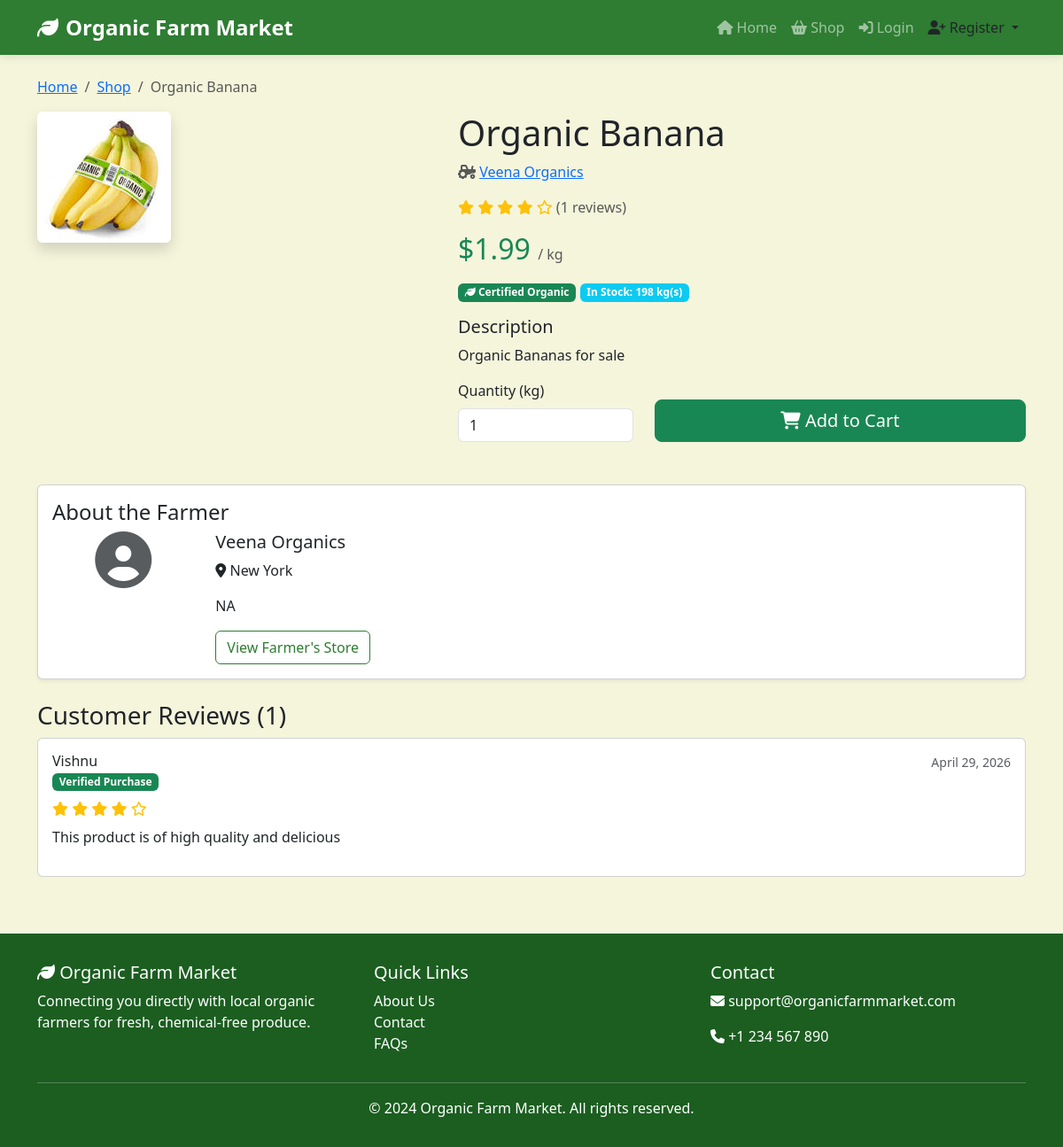
The app's page /products/product/7/ with its own data.
### products/models.py (models this page shows, shortened)
class Product(models.Model):
    UNIT_CHOICES = (
        ('kg', 'Kilogram (kg)'),
        ('g', 'Gram (g)'),
        ('dozen', 'Dozen'),
        ('piece', 'Piece'),
        ('bunch', 'Bunch'),
    )
    farmer = models.ForeignKey(FarmerProfile, on_delete=models.CASCADE, related_name='products')
    category = models.ForeignKey(Category, on_delete=models.SET_NULL, null=True, related_name='products')
    name = models.CharField(max_length=100)
    slug = models.SlugField(unique=True, blank=True)
    description = models.TextField()
    price = models.DecimalField(max_digits=10, decimal_places=2)
    unit = models.CharField(max_length=10, choices=UNIT_CHOICES, default='kg')
    stock_quantity = models.PositiveIntegerField(default=0)
    image = models.ImageField(upload_to='products/', blank=True, null=True)
    is_organic_certified = models.BooleanField(default=True)
    is_available = models.BooleanField(default=True)
    created_at = models.DateTimeField(auto_now_add=True)
    updated_at = models.DateTimeField(auto_now=True)

### accounts/models.py (models this page shows, shortened)
class FarmerProfile(models.Model):
    user = models.OneToOneField(User, on_delete=models.CASCADE, related_name='farmer_profile')
    farm_name = models.CharField(max_length=100)
    farm_location = models.CharField(max_length=200)
    bio = models.TextField(help_text="Tell customers about your organic farming practices")
    is_organic_certified = models.BooleanField(default=False)
    certification_details = models.CharField(max_length=200, blank=True, null=True)
    established_year = models.IntegerField(blank=True, null=True)
    is_verified = models.BooleanField(default=False)  # Admin verification

class User(AbstractUser):
    USER_TYPE_CHOICES = (
        ('customer', 'Customer'),
        ('farmer', 'Farmer'),
    )
    user_type = models.CharField(max_length=10, choices=USER_TYPE_CHOICES, default='customer')
    phone = models.CharField(max_length=15, blank=True, null=True)
    profile_picture = models.ImageField(upload_to='profile_pics/', blank=True, null=True)
    address = models.TextField(blank=True, null=True)

### reviews/models.py (models this page shows, shortened)
class Review(models.Model):
    RATING_CHOICES = (
        (1, '1 - Poor'),
        (2, '2 - Fair'),
        (3, '3 - Good'),
        (4, '4 - Very Good'),
        (5, '5 - Excellent'),
    )
    product = models.ForeignKey(Product, on_delete=models.CASCADE, related_name='reviews')
    customer = models.ForeignKey(User, on_delete=models.CASCADE, related_name='reviews')
    order = models.ForeignKey(Order, on_delete=models.CASCADE, related_name='reviews', null=True, blank=True)
    rating = models.IntegerField(choices=RATING_CHOICES)
    comment = models.TextField()
    created_at = models.DateTimeField(auto_now_add=True)
    updated_at = models.DateTimeField(auto_now=True)
    is_verified_purchase = models.BooleanField(default=False)
    class Meta:
        unique_together = ('product', 'customer')
        ordering = ['-created_at']

### products/views.py (the view, shortened to what this page needs)
# urls.py: path('product/<int:product_id>/', views.product_detail, name='product_detail'),
def product_detail(request, product_id):
    try:
        product = get_object_or_404(Product, id=product_id, is_available=True)
    except Exception as e:
        messages.error(request, f'Product not found: {e}')
        return redirect('products:product_list')
    related_products = Product.objects.filter(
        category=product.category,
        is_available=True,
        stock_quantity__gt=0
    ).exclude(id=product.id)[:4]
    reviews = product.reviews.all().order_by('-created_at')
    existing_review = None
    user_has_delivered_order = False
    from reviews.models import Review
    avg_rating = Review.objects.filter(product=product).aggregate(Avg('rating'))['rating__avg'] or 0
    context = {
        'product': product,
        'related_products': related_products,
        'reviews': reviews,
        'existing_review': existing_review,
        'avg_rating': avg_rating,
        'user_has_delivered_order': user_has_delivered_order,
        'review_count': reviews.count(),
    }
    return render(request, 'products/product_detail.html', context)

### cart/context_processors.py (called while the page is built)
def cart_count(request):
    if request.user.is_authenticated:
        cart = Cart.objects.filter(user=request.user).first()
        if cart:
            return {'cart_count': cart.total_items}
    return {'cart_count': 0}

### templates/products/product_detail.html (shortened to what this page needs)
{% extends 'base.html' %}
{% block content %}
<div class="container mt-4">
    <nav aria-label="breadcrumb">
        <ol class="breadcrumb">
            <li class="breadcrumb-item"><a href="{% url 'pages:home' %}">Home</a></li>
            <li class="breadcrumb-item"><a href="{% url 'products:product_list' %}">Shop</a></li>
            <li class="breadcrumb-item active">{{ product.name }}</li>
        </ol>
    </nav>
    <div class="row">
        <div class="col-md-5">
            {% if product.image %}
                <img src="{{ product.image.url }}" class="img-fluid rounded shadow" alt="{{ product.name }}">
            {% else %}
                <div class="bg-light rounded shadow d-flex align-items-center justify-content-center" style="height: 400px;">
                    <i class="fas fa-carrot fa-6x text-muted"></i>
                </div>
            {% endif %}
        </div>
        <div class="col-md-7">
            <h1>{{ product.name }}</h1>
            <p class="text-muted">
                <i class="fas fa-tractor"></i>
                <a href="{% url 'products:farmer_public_profile' product.farmer.id %}">
                    {{ product.farmer.farm_name }}
                </a>
            </p>
            <div class="mb-3">
                {% for i in "12345"|make_list %}
                    {% if forloop.counter <= avg_rating|floatformat:"0"|add:"0" %}
                        <i class="fas fa-star text-warning"></i>
                    {% else %}
                        <i class="far fa-star text-warning"></i>
                    {% endif %}
                {% endfor %}
                <span class="text-muted">({{ review_count }} reviews)</span>
            </div>
            <h2 class="text-success mb-3">${{ product.price }} <small class="text-muted fs-6">/ {{ product.unit }}</small></h2>
            <div class="mb-3">
                {% if product.is_organic_certified %}
                    <span class="badge bg-success"><i class="fas fa-leaf"></i> Certified Organic</span>
                {% endif %}
                {% if product.stock_quantity > 0 %}
                    <span class="badge bg-info">In Stock: {{ product.stock_quantity }} {{ product.unit }}(s)</span>
                {% else %}
                    <span class="badge bg-danger">Out of Stock</span>
                {% endif %}
            </div>
            <h5>Description</h5>
            <p>{{ product.description }}</p>
            {% if product.stock_quantity > 0 %}
                <form method="post" action="{% url 'cart:cart_add' product.id %}" class="mt-3">
                    <div class="row align-items-end">
                        <div class="col-4">
                            <label class="form-label">Quantity ({{ product.unit }})</label>
                            <input type="number" name="quantity" value="1" min="1" max="{{ product.stock_quantity }}" class="form-control">
                        </div>
                        <div class="col-8">
                            <button type="submit" class="btn btn-success btn-lg w-100">
                                <i class="fas fa-shopping-cart"></i> Add to Cart
                            </button>
                        </div>
                    </div>
                </form>
            {% else %}
                <button class="btn btn-secondary btn-lg w-100 mt-3" disabled>
                    <i class="fas fa-times-circle"></i> Out of Stock
                </button>
            {% endif %}
        </div>
    </div>
    <div class="row mt-5">
        <div class="col-12">
            <div class="card shadow-sm">
                <div class="card-body">
                    <h4>About the Farmer</h4>
                    <div class="row">
                        <div class="col-md-2 text-center">
                            {% if product.farmer.user.profile_picture %}
                                <img src="{{ product.farmer.user.profile_picture.url }}" class="rounded-circle" width="80" height="80">
                            {% else %}
                                <i class="fas fa-user-circle fa-4x text-muted"></i>
                            {% endif %}
                        </div>
                        <div class="col-md-10">
                            <h5>{{ product.farmer.farm_name }}</h5>
                            <p><i class="fas fa-map-marker-alt"></i> {{ product.farmer.farm_location }}</p>
                            <p>{{ product.farmer.bio|truncatewords:30 }}</p>
                            <a href="{% url 'products:farmer_public_profile' product.farmer.id %}" class="btn btn-outline-primary">
                                View Farmer's Store
                            </a>
                        </div>
                    </div>
                </div>
            </div>
        </div>
    </div>
    <div class="row mt-4">
        <div class="col-12">
            <h3>Customer Reviews ({{ review_count }})</h3>
            {% if reviews %}
                {% for review in reviews %}
                    <div class="card mb-3">
                        <div class="card-body">
                            <div class="d-flex justify-content-between">
                                <div>
                                    <h6 class="mb-0">{{ review.customer.username }}</h6>
                                    {% if review.is_verified_purchase %}
                                        <span class="badge bg-success small">Verified Purchase</span>
                                    {% endif %}
                                </div>
                                <small class="text-muted">{{ review.created_at|date:"F j, Y" }}</small>
                            </div>
                            <div class="mb-2 mt-2">
                                {% for i in "12345"|make_list %}
                                    {% if forloop.counter <= review.rating %}
                                        <i class="fas fa-star text-warning"></i>
                                    {% else %}
                                        <i class="far fa-star text-warning"></i>
                                    {% endif %}
                                {% endfor %}
                            </div>
                            <p>{{ review.comment }}</p>
                        </div>
                    </div>
                {% endfor %}
            {% else %}
                <div class="alert alert-info">
                    <i class="fas fa-info-circle"></i> No reviews yet. Be the first to review this product!
                </div>
            {% endif %}
        </div>
    </div>
</div>
{% endblock %}

### templates/base.html (style rules this page uses)
:root { --primary-green: #2E7D32; --secondary-orange: #FFB74D; --light-beige: #F5F5DC; --dark-green: #1B5E20; }
body { font-family: 'Segoe UI', Tahoma, Geneva, Verdana, sans-serif; background-color: var(--light-beige); }
.btn-outline-primary { border-color: var(--primary-green); color: var(--primary-green); }

### records on screen
Product: name "Organic Banana", image (picture), farmer.farm_name "Veena Organics", price "1.99", unit "kg", stock_quantity "198", description "Organic Bananas for sale", farmer.farm_location "New York", farmer.bio "NA"
Review: customer.username "Vishnu", is_verified_purchase "Verified Purchase", created_at "April 29, 2026", rating 4 (drawn), comment "This product is of high quality and delicious"

### other values on screen
{{ review_count }} "1"
